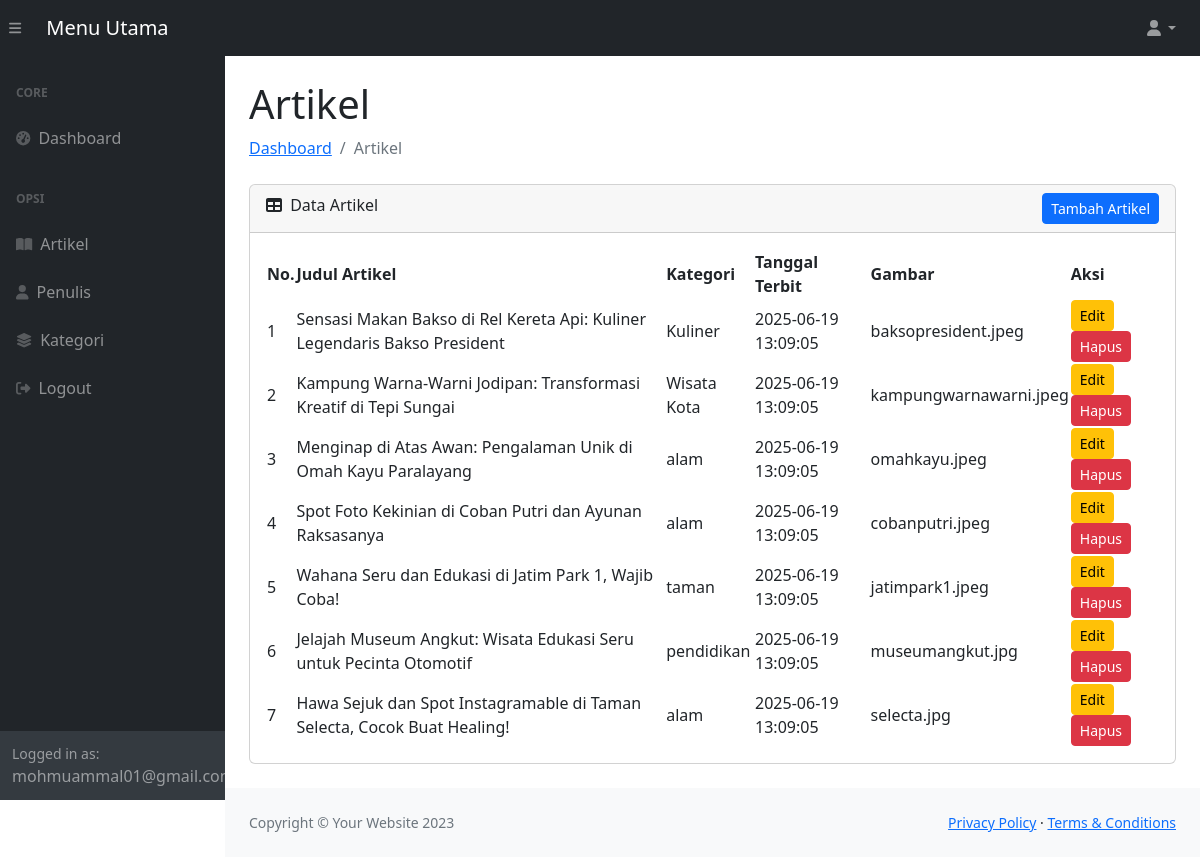
/adminn/artikel.php (signed in), run on the app's committed database.
### tables this page shows
CREATE TABLE IF NOT EXISTS `article` (
  `id` int NOT NULL AUTO_INCREMENT,
  `title` varchar(255) NOT NULL,
  `content` mediumtext NOT NULL,
  `picture` varchar(255) DEFAULT NULL,
  `last_modified` datetime DEFAULT NULL,
  PRIMARY KEY (`id`)
);

CREATE TABLE IF NOT EXISTS `category` (
  `id` int NOT NULL AUTO_INCREMENT,
  `name` varchar(100) NOT NULL,
  `description` mediumtext,
  PRIMARY KEY (`id`)
);

### adminn/artikel.php (the view, shortened to what this page needs)
<?php
include_once 'function.php';
$query = "SELECT
            a.id,
            a.title,
            a.last_modified,
            a.picture,
            c.name AS category_name
          FROM
            article a
          LEFT JOIN
            article_category ac ON a.id = ac.article_id
          LEFT JOIN
            category c ON ac.category_id = c.id
          ORDER BY
            a.id DESC";
$result = mysqli_query($koneksi, $query);
?>
<!DOCTYPE html>
<html lang="en">
    <head>
        <link href="https://cdn.jsdelivr.net/npm/simple-datatables@7.1.2/dist/style.min.css" rel="stylesheet" />
        <link href="css/styles.css" rel="stylesheet" />
    </head>
    <body class="sb-nav-fixed">
        <nav class="sb-topnav navbar navbar-expand navbar-dark bg-dark">
            <button class="btn btn-link btn-sm order-1 order-lg-0 me-4 me-lg-0" id="sidebarToggle" href="#!"><i class="fas fa-bars"></i></button>
            <a class="navbar-brand ps-3" href="index.html">Menu Utama</a>
            <ul class="navbar-nav ms-auto me-0 me-md-3 my-2 my-md-0">
                <li class="nav-item dropdown">
                    <a class="nav-link dropdown-toggle" id="navbarDropdown" href="#" role="button" data-bs-toggle="dropdown" aria-expanded="false"><i class="fas fa-user fa-fw"></i></a>
                </li>
            </ul>
        </nav>
        <div id="layoutSidenav">
            <div id="layoutSidenav_nav">
                <nav class="sb-sidenav accordion sb-sidenav-dark" id="sidenavAccordion">
                    <div class="sb-sidenav-menu">
                        <div class="nav">
                            <div class="sb-sidenav-menu-heading">Core</div>
                            <a class="nav-link" href="index.php">
                                <div class="sb-nav-link-icon"><i class="fas fa-tachometer-alt"></i></div>
                                Dashboard
                            </a>
                            <div class="sb-sidenav-menu-heading">Opsi</div>
                            <a class="nav-link collapsed" href="artikel.php">
                                <div class="sb-nav-link-icon"><i class="fas fa-book-open"></i></div>
                                Artikel
                            </a>
                            <a class="nav-link" href="penulis.php">
                                <div class="sb-nav-link-icon"><i class="fa-sharp-duotone fa-solid fa-user"></i></div>
                                Penulis
                            </a>
                            <a class="nav-link" href="kategori.php">
                                <div class="sb-nav-link-icon"><i class="fa-sharp-duotone fa-solid fa-layer-group"></i></div>
                                Kategori
                            </a>
                            <a class="nav-link" href="logout.php">
                                <div class="sb-nav-link-icon"><i class="fa-sharp-duotone fa-solid fa-right-from-bracket"></i></div>
                                Logout
                            </a>
                        </div>
                    </div>
                    <div class="sb-sidenav-footer">
                        <div class="small">Logged in as:</div>
                        <?php
                        echo htmlspecialchars($_SESSION['admin']['username']);
                        ?>
                    </div>
                </nav>
            </div>
            <div id="layoutSidenav_content">
                <main>
                    <div class="container-fluid px-4">
                        <h1 class="mt-4">Artikel</h1>
                        <ol class="breadcrumb mb-4">
                            <li class="breadcrumb-item"><a href="index.php">Dashboard</a></li>
                            <li class="breadcrumb-item active">Artikel</li>
                        </ol>
                        <div class="card mb-4">
                            <div class="card-header">
                                <i class="fas fa-table me-1"></i>
                                Data Artikel
                                <button type="button" class="btn btn-primary btn-sm float-end" data-bs-toggle="modal" data-bs-target="#tambahArtikelModal">
                                    Tambah Artikel
                                </button>
                            </div>
                            <div class="card-body">
                                <table id="datatablesSimple">
                                    <thead>
                                        <tr>
                                            <th>No.</th>
                                            <th>Judul Artikel</th>
                                            <th>Kategori</th>
                                            <th>Tanggal Terbit</th>
                                            <th>Gambar</th>
                                            <th>Aksi</th>
                                        </tr>
                                    </thead>
                                    <tbody>
                                        <?php
                                        $no = 1;
                                        while ($row = mysqli_fetch_assoc($result)) {
                                        ?>
                                            <tr>
                                                <td><?php echo $no++; ?></td>
                                                <td><?php echo htmlspecialchars($row['title']); ?></td>
                                                <td>
                                                    <?php
                                                        echo !empty($row['category_name']) ? htmlspecialchars($row['category_name']) : '<span class="badge bg-secondary">Tanpa Kategori</span>';
                                                    ?>
                                                </td>
                                                <td><?php echo htmlspecialchars($row['last_modified']); ?></td>
                                                <td>
                                                    <?php
                                                        if (!empty($row['picture'])) {
                                                            echo htmlspecialchars($row['picture']);
                                                        } else {
                                                            echo '<span class="text-muted">Tidak ada gambar</span>';
                                                        }
                                                    ?>
                                                </td>
                                                <td>
                                                    <a href="edit_artikel.php?id=<?php echo $row['id']; ?>" class="btn btn-warning btn-sm">Edit</a>
                                                    <a href="hapus_artikel.php?id=<?php echo $row['id']; ?>" class="btn btn-danger btn-sm" onclick="return confirm('Yakin ingin menghapus?');">Hapus</a>
                                                </td>
                                            </tr>
                                        <?php
                                        }
                                        ?>
                                    </tbody>
                                </table>
                            </div>
                        </div>
                    </div>
                </main>
                <footer class="py-4 bg-light mt-auto">
                    <div class="container-fluid px-4">
                        <div class="d-flex align-items-center justify-content-between small">
                            <div class="text-muted">Copyright &copy; Your Website 2023</div>
                            <div>
                                <a href="#">Privacy Policy</a>
                                &middot;
                                <a href="#">Terms &amp; Conditions</a>
                            </div>
                        </div>
                    </div>
                </footer>
            </div>
        </div>
    </body>
</html>

### data on the page
article: title "Sensasi Makan Bakso di Rel Kereta Api: Kuliner Legendaris Bakso President", category.name "Kuliner", last_modified "2025-06-19 13:09:05", picture "baksopresident.jpeg"
article: title "Kampung Warna-Warni Jodipan: Transformasi Kreatif di Tepi Sungai", category.name "Wisata Kota", last_modified "2025-06-19 13:09:05", picture "kampungwarnawarni.jpeg"
article: title "Menginap di Atas Awan: Pengalaman Unik di Omah Kayu Paralayang", category.name "alam", last_modified "2025-06-19 13:09:05", picture "omahkayu.jpeg"
article: title "Spot Foto Kekinian di Coban Putri dan Ayunan Raksasanya", category.name "alam", last_modified "2025-06-19 13:09:05", picture "cobanputri.jpeg"
article: title "Wahana Seru dan Edukasi di Jatim Park 1, Wajib Coba!", category.name "taman", last_modified "2025-06-19 13:09:05", picture "jatimpark1.jpeg"
article: title "Jelajah Museum Angkut: Wisata Edukasi Seru untuk Pecinta Otomotif", category.name "pendidikan", last_modified "2025-06-19 13:09:05", picture "museumangkut.jpg"
article: title "Hawa Sejuk dan Spot Instagramable di Taman Selecta, Cocok Buat Healing!", category.name "alam", last_modified "2025-06-19 13:09:05", picture "selecta.jpg"

### other printed values
$_SESSION['admin']['username'] "mohmuammal01@gmail.com"
